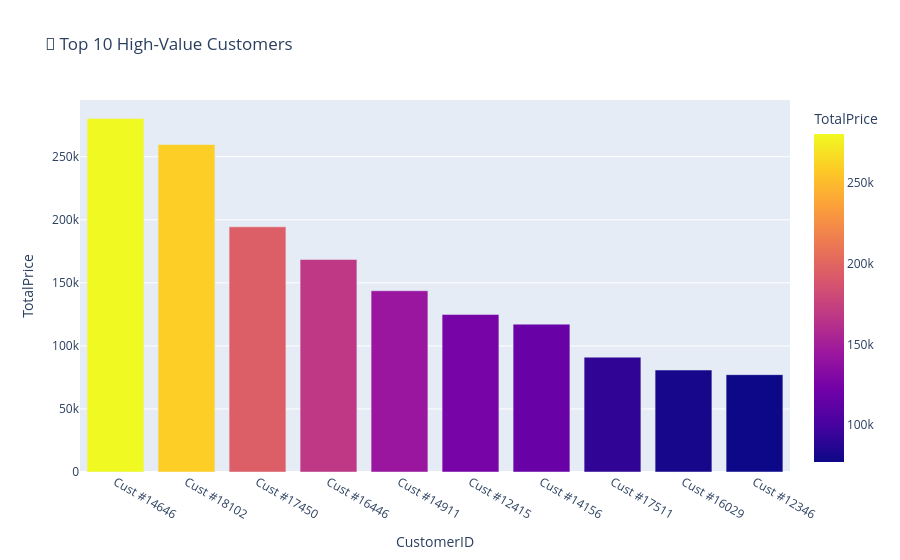

Here is the notebook cell this chart was saved with:
### Markdown cell above
### Step 4: Top 10 Customers by Spend

### Code cell
top_cust = df.groupby('CustomerID')['TotalPrice'].sum().sort_values(ascending=False).head(10).reset_index()
top_cust['CustomerID'] = 'Cust #' + top_cust['CustomerID'].astype(str)

fig = px.bar(top_cust, x='CustomerID', y='TotalPrice', title='👑 Top 10 High-Value Customers', color='TotalPrice')
fig.show()

### Figure 1 — Plotly figure (JSON) as saved in the notebook; plotly's stock layout.template omitted (floating-point values rounded to 4 significant figures)
{"data": [{"hovertemplate": "CustomerID=%{x}<br>TotalPrice=%{marker.color}<extra></extra>", "legendgroup": "", "marker": {"color": [280200.0, 259700.0, 194400.0, 168500.0, 143700.0, 124900.0, 117200.0, 91060.0, 80850.0, 77180.0], "coloraxis": "coloraxis", "pattern": {"shape": ""}}, "name": "", "orientation": "v", "showlegend": false, "textposition": "auto", "type": "bar", "x": ["Cust #14646", "Cust #18102", "Cust #17450", "Cust #16446", "Cust #14911", "Cust #12415", "Cust #14156", "Cust #17511", "Cust #16029", "Cust #12346"], "xaxis": "x", "y": [280200.0, 259700.0, 194400.0, 168500.0, 143700.0, 124900.0, 117200.0, 91060.0, 80850.0, 77180.0], "yaxis": "y"}], "layout": {"barmode": "relative", "coloraxis": {"colorbar": {"title": {"text": "TotalPrice"}}, "colorscale": [[0.0, "#0d0887"], [0.1111, "#46039f"], [0.2222, "#7201a8"], [0.3333, "#9c179e"], [0.4444, "#bd3786"], [0.5556, "#d8576b"], [0.6667, "#ed7953"], [0.7778, "#fb9f3a"], [0.8889, "#fdca26"], [1.0, "#f0f921"]]}, "legend": {"tracegroupgap": 0}, "title": {"text": "👑 Top 10 High-Value Customers"}, "xaxis": {"anchor": "y", "domain": [0.0, 1.0], "title": {"text": "CustomerID"}}, "yaxis": {"anchor": "x", "domain": [0.0, 1.0], "title": {"text": "TotalPrice"}}}}
